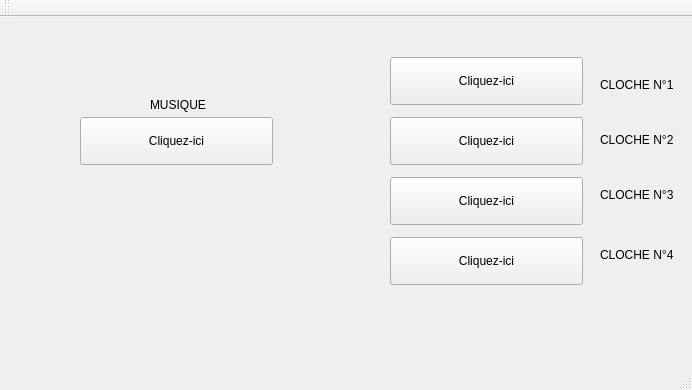
<?xml version="1.0" encoding="UTF-8"?>
<ui version="4.0">
 <class>TPSystemeClochesClass</class>
 <widget class="QMainWindow" name="TPSystemeClochesClass">
  <property name="geometry">
   <rect>
    <x>0</x>
    <y>0</y>
    <width>692</width>
    <height>390</height>
   </rect>
  </property>
  <property name="windowTitle">
   <string>TPSystemeCloches</string>
  </property>
  <widget class="QWidget" name="centralWidget">
   <widget class="QPushButton" name="cloche1">
    <property name="geometry">
     <rect>
      <x>390</x>
      <y>40</y>
      <width>193</width>
      <height>48</height>
     </rect>
    </property>
    <property name="text">
     <string>Cliquez-ici</string>
    </property>
   </widget>
   <widget class="QPushButton" name="cloche2">
    <property name="geometry">
     <rect>
      <x>390</x>
      <y>100</y>
      <width>193</width>
      <height>48</height>
     </rect>
    </property>
    <property name="text">
     <string>Cliquez-ici</string>
    </property>
   </widget>
   <widget class="QPushButton" name="cloche3">
    <property name="geometry">
     <rect>
      <x>390</x>
      <y>160</y>
      <width>193</width>
      <height>48</height>
     </rect>
    </property>
    <property name="text">
     <string>Cliquez-ici</string>
    </property>
   </widget>
   <widget class="QPushButton" name="cloche4">
    <property name="geometry">
     <rect>
      <x>390</x>
      <y>220</y>
      <width>193</width>
      <height>48</height>
     </rect>
    </property>
    <property name="text">
     <string>Cliquez-ici</string>
    </property>
   </widget>
   <widget class="QPushButton" name="musique">
    <property name="geometry">
     <rect>
      <x>80</x>
      <y>100</y>
      <width>193</width>
      <height>48</height>
     </rect>
    </property>
    <property name="text">
     <string>Cliquez-ici</string>
    </property>
   </widget>
   <widget class="QLabel" name="label">
    <property name="geometry">
     <rect>
      <x>600</x>
      <y>60</y>
      <width>81</width>
      <height>16</height>
     </rect>
    </property>
    <property name="text">
     <string>CLOCHE N°1</string>
    </property>
   </widget>
   <widget class="QLabel" name="label_2">
    <property name="geometry">
     <rect>
      <x>600</x>
      <y>115</y>
      <width>81</width>
      <height>16</height>
     </rect>
    </property>
    <property name="text">
     <string>CLOCHE N°2</string>
    </property>
   </widget>
   <widget class="QLabel" name="label_3">
    <property name="geometry">
     <rect>
      <x>600</x>
      <y>170</y>
      <width>81</width>
      <height>16</height>
     </rect>
    </property>
    <property name="text">
     <string>CLOCHE N°3</string>
    </property>
   </widget>
   <widget class="QLabel" name="label_4">
    <property name="geometry">
     <rect>
      <x>600</x>
      <y>230</y>
      <width>81</width>
      <height>16</height>
     </rect>
    </property>
    <property name="text">
     <string>CLOCHE N°4</string>
    </property>
   </widget>
   <widget class="QLabel" name="label_5">
    <property name="geometry">
     <rect>
      <x>150</x>
      <y>80</y>
      <width>81</width>
      <height>16</height>
     </rect>
    </property>
    <property name="text">
     <string>MUSIQUE</string>
    </property>
   </widget>
  </widget>
  <widget class="QMenuBar" name="menuBar">
   <property name="geometry">
    <rect>
     <x>0</x>
     <y>0</y>
     <width>692</width>
     <height>26</height>
    </rect>
   </property>
  </widget>
  <widget class="QToolBar" name="mainToolBar">
   <attribute name="toolBarArea">
    <enum>TopToolBarArea</enum>
   </attribute>
   <attribute name="toolBarBreak">
    <bool>false</bool>
   </attribute>
  </widget>
  <widget class="QStatusBar" name="statusBar"/>
 </widget>
 <layoutdefault spacing="6" margin="11"/>
 <resources>
  <include location="TPSystemeCloches.qrc"/>
 </resources>
 <connections>
  <connection>
   <sender>cloche1</sender>
   <signal>clicked()</signal>
   <receiver>TPSystemeClochesClass</receiver>
   <slot>onClickButtonBell1()</slot>
   <hints>
    <hint type="sourcelabel">
     <x>486</x>
     <y>103</y>
    </hint>
    <hint type="destinationlabel">
     <x>345</x>
     <y>194</y>
    </hint>
   </hints>
  </connection>
  <connection>
   <sender>cloche2</sender>
   <signal>clicked()</signal>
   <receiver>TPSystemeClochesClass</receiver>
   <slot>onClickButtonBell2()</slot>
   <hints>
    <hint type="sourcelabel">
     <x>486</x>
     <y>163</y>
    </hint>
    <hint type="destinationlabel">
     <x>345</x>
     <y>194</y>
    </hint>
   </hints>
  </connection>
  <connection>
   <sender>cloche3</sender>
   <signal>clicked()</signal>
   <receiver>TPSystemeClochesClass</receiver>
   <slot>onClickButtonBell3()</slot>
   <hints>
    <hint type="sourcelabel">
     <x>486</x>
     <y>223</y>
    </hint>
    <hint type="destinationlabel">
     <x>345</x>
     <y>194</y>
    </hint>
   </hints>
  </connection>
  <connection>
   <sender>cloche4</sender>
   <signal>clicked()</signal>
   <receiver>TPSystemeClochesClass</receiver>
   <slot>onClickButtonBell4()</slot>
   <hints>
    <hint type="sourcelabel">
     <x>486</x>
     <y>283</y>
    </hint>
    <hint type="destinationlabel">
     <x>345</x>
     <y>194</y>
    </hint>
   </hints>
  </connection>
  <connection>
   <sender>musique</sender>
   <signal>clicked()</signal>
   <receiver>TPSystemeClochesClass</receiver>
   <slot>onClickButtonMusic()</slot>
   <hints>
    <hint type="sourcelabel">
     <x>176</x>
     <y>163</y>
    </hint>
    <hint type="destinationlabel">
     <x>345</x>
     <y>194</y>
    </hint>
   </hints>
  </connection>
 </connections>
 <slots>
  <slot>onClickButtonBell1()</slot>
  <slot>onClickButtonBell2()</slot>
  <slot>onClickButtonBell3()</slot>
  <slot>onClickButtonBell4()</slot>
  <slot>onClickButtonMusic()</slot>
 </slots>
</ui>
